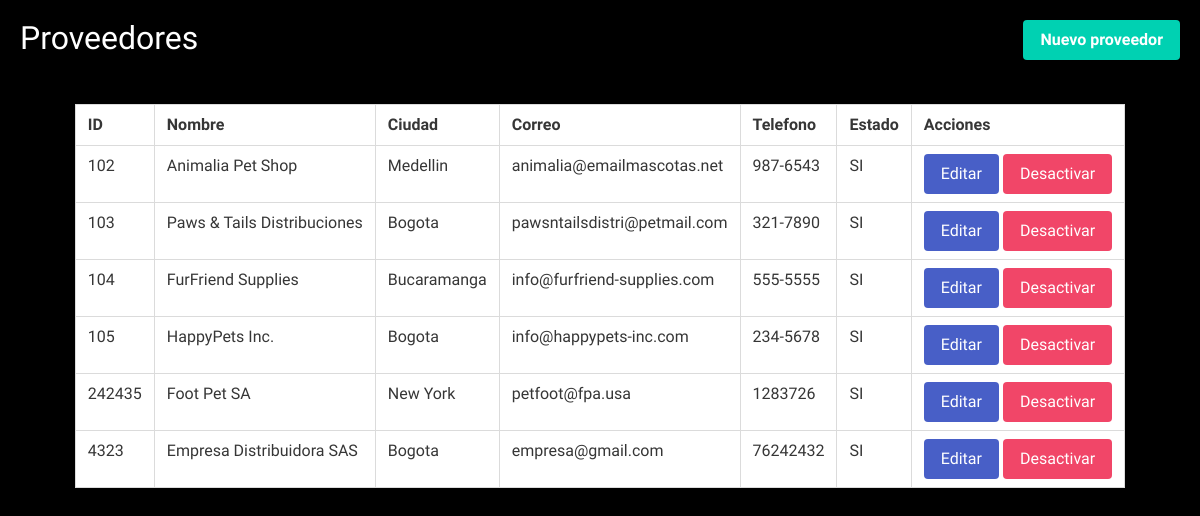
Page /admin/crud_provedores/provedores.php on the earlier database version.
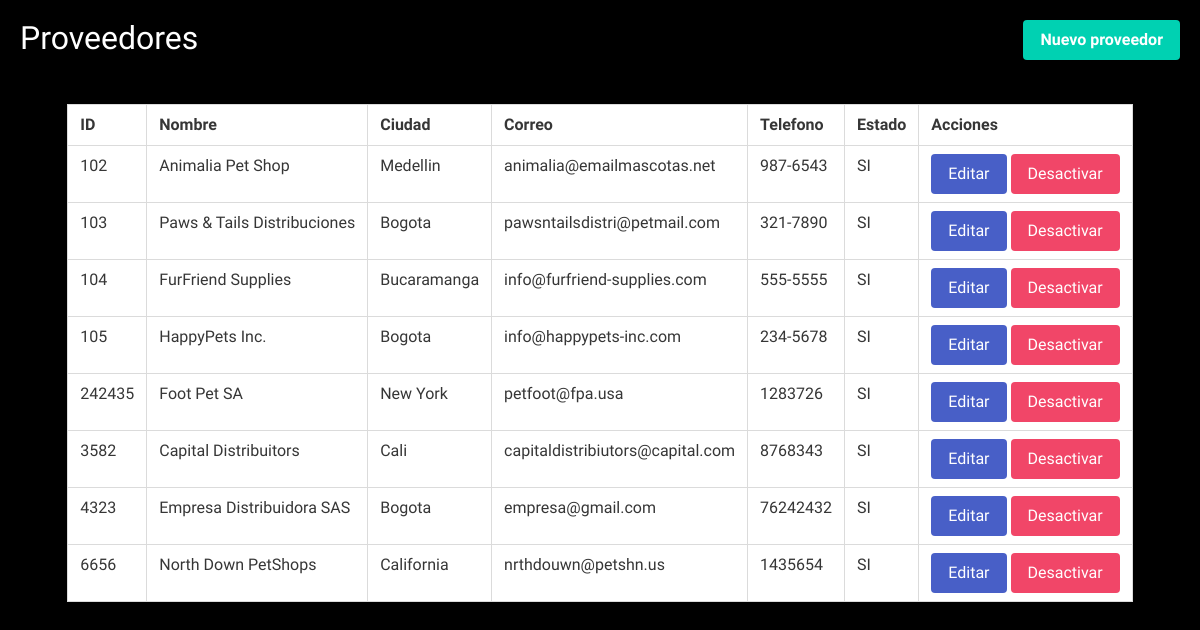
Same page on the later database version.
### tables this page shows
CREATE TABLE `proveedores` (
  `idProveedor` varchar(11) NOT NULL,
  `nombreP` varchar(30) DEFAULT NULL,
  `ciudad` varchar(20) DEFAULT NULL,
  `correo` varchar(100) DEFAULT NULL,
  `telefono` varchar(30) DEFAULT NULL,
  `estado` varchar(2) NOT NULL DEFAULT 'SI'
);

### admin/crud_provedores/provedores.php (the view, shortened to what this page needs)
<!DOCTYPE html>
<html lang="en">
<head>
    <link rel="stylesheet" href="https://cdn.jsdelivr.net/npm/bulma@0.9.4/css/bulma.min.css">
    <link rel="stylesheet" href="https://cdn.jsdelivr.net/npm/bulma@0.9.4/css/bulma-rtl.min.css">
    <link rel="stylesheet" href="https://cdnjs.cloudflare.com/ajax/libs/font-awesome/6.4.2/css/all.min.css">
    <link rel="stylesheet" href="./estilos.css/crud.css">
</head>
<body>
    <div class="title" style="padding: 20px; display: flex; justify-content: space-between; color:white;" >
    <h1>Proveedores</h1>
    <a href="create.php" class="button is-primary">Nuevo proveedor</a>
</div>
<div class="tata">
<table class="table is-bordered">
    <thead>
        <tr>
            <th>ID</th>
            <th>Nombre</th>
            <th>Ciudad</th>
            <th>Correo</th>
            <th>Telefono</th>
            <th>Estado</th>
            <th>Acciones</th>
        </tr>
    </thead>
    <tbody>
        <?php
        $conexion = new mysqli("localhost", "root", "", "mymba", 3306);
        $conexion->set_charset("utf8");
        $sql = "SELECT*FROM proveedores WHERE estado = 'SI'";
        $result = $conexion->query($sql);
        if ($result->num_rows > 0) {
            while ($row = $result->fetch_assoc()) {
                echo "<tr>";
                echo "<td>" . $row["idProveedor"] . "</td>";
                echo "<td>" . $row["nombreP"] . "</td>";
                echo "<td>" . $row["ciudad"] . "</td>";
                echo "<td>" . $row["correo"] . "</td>";
                echo "<td>" . $row["telefono"] . "</td>";
                echo "<td>" . $row["estado"] . "</td>";
                echo '<td><a href="update.php?id='. $row["idProveedor"] .'" class="button is-link">Editar</a> <a href="delete.php?id='. $row["idProveedor"] .'" class="button is-danger">Desactivar</a></td>';
                echo "</tr>";
            }
        } else {
            echo "<tr><td colspan='10'>No se encontraron usuarios.</td></tr>";
        }
        ?>
    </tbody>
</table>
</div>
</body>
</html>

Differences in the rows shown:
added proveedores: idProveedor "3582", nombreP "Capital Distribuitors", ciudad "Cali", correo "capitaldistribiutors@capital.com", telefono "8768343", estado "SI"
added proveedores: idProveedor "6656", nombreP "North Down PetShops", ciudad "California", correo "nrthdouwn@petshn.us", telefono "1435654", estado "SI"
